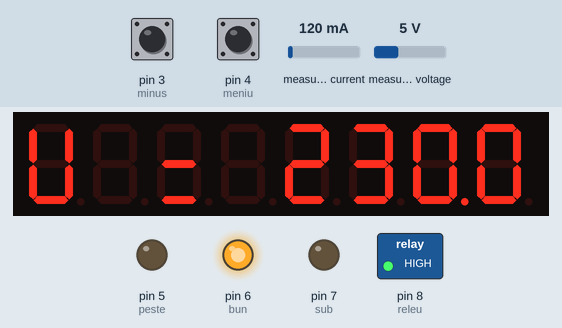
A sketch run on a simulated Arduino Uno, built with avr-gcc and run on an emulated ATmega328P. On the bench: 8-digit seven-segment display, switched loads named in the sketch (green lamp = pin HIGH), output pins drawn as LEDs (lit = HIGH). The inputs (shaded band) are chosen by the test bench; at power-on: pin 4 (meniu) HIGH, pin 3 (minus) HIGH, measured current 120 mA, measured voltage 5 V. EEPROM starts erased.

Above: at 6.6 s.
6.7 s: pin 4 (meniu) pulled LOW for 1 s
At 8.3 s:
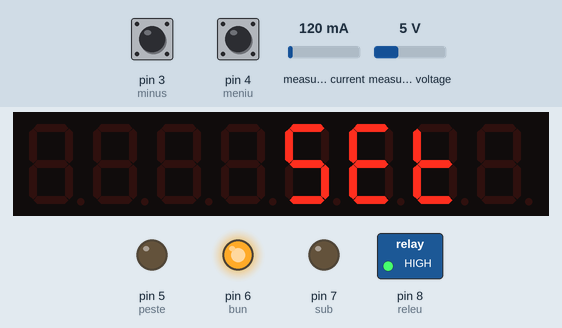
10.7 s: pin 4 (meniu) pulled LOW for 0.5 s
At 12.4 s:
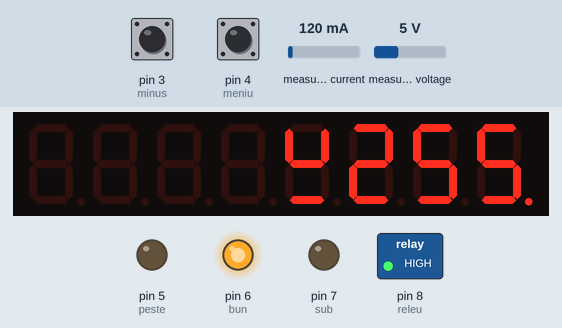
12.7 s: pin 4 (meniu) pulled LOW for 3.2 s
At 14.4 s:
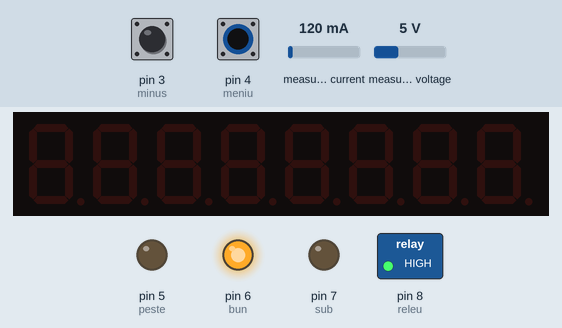
17.4 s: pin 3 (minus) pulled LOW for 1 s
At 19.1 s:
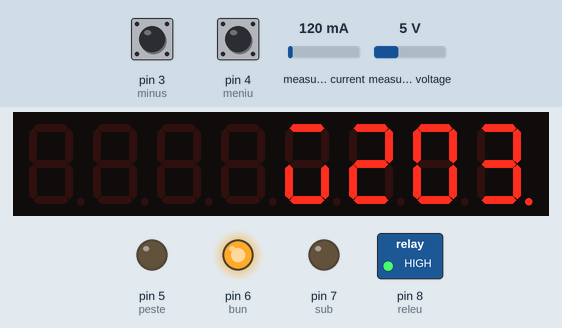
19.9 s: pin 3 (minus) pulled LOW for 0.5 s
At 21.8 s:
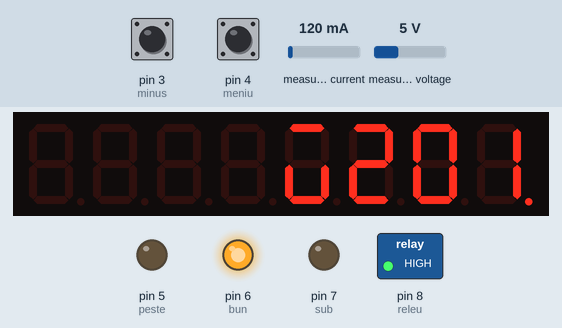
Timing chart, 0 to 22.9 s (numbered marks = the images above; inputs shaded):
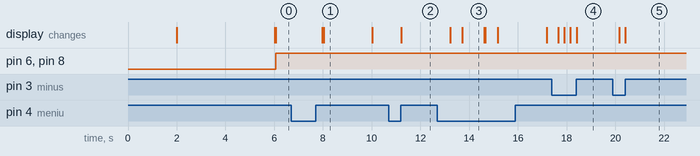

Measured:
- after the input at 6.7 s, the display: first changes after 1.3 s (image 1 shows a later state)
- after the input at 10.7 s, the display: changes after 0.51 s (image 2)
- after the input at 12.7 s, the display: first changes after 0.52 s (image 3 shows a later state)
- after the input at 17.4 s, the display: first changes after 0.25 s (image 4 shows a later state)
- after the input at 19.9 s, the display: first changes after 0.26 s (image 5 shows a later state)
- what the display in image 1 shows lasts 2.0 s, from 8.0 s to 10.0 s
- what the display in image 3 shows lasts 0.9 s, from 13.7 s to 14.6 s

The sketch:

main_supply_emonlib_under_overvoltage_ver3c.ino
```cpp
// main voltmeter on MAX7219 LED display by niq_ro from http://www.tehnic.go.ro
// & http://arduinotehniq.com/
// use info from http://nicuflorica.blogspot.ro/2016/09/releu-de-protectie-la-minima-si-maxima_21.html
// version 3, 24.09.2016, Craiova - Romania
// ver.3a - clear empty digits
// ver.3b -display voltage with number after comma xxx.x
// ver.3c - put U = xxx.x

// EmonLibrary examples openenergymonitor.org, Licence GNU GPL V3
// https://github.com/openenergymonitor/EmonLib
// https://openenergymonitor.org/emon/buildingblocks/measuring-voltage-with-an-acac-power-adapter

#include <EEPROM.h> // http://tronixstuff.com/2011/03/16/tutorial-your-arduinos-inbuilt-eeprom/

#include "EmonLib.h"             // Include Emon Library
EnergyMonitor emon1;             // Create an instance

// adapted sketch by niq_ro from http://arduinotehniq.blogspot.com
// and http://nicuflorica.blogspot.ro
// base version 1.0 in 22.11.2016, Craiova - Romania
// actual version 1a2 in 23.09.2016
// source for LEDControl: http://embedded-lab.com/blog/?p=6862
#include "LedControl.h" // https://github.com/wayoda/LedControl
/*
 Now we need a LedControl to work with.
 ***** These pin numbers will probably not work with your hardware *****
 pin 12 is connected to the DataIn
 pin 11 is connected to the CLK
 pin 10 is connected to LOAD
 We have only a single MAX72XX.
 */
LedControl lc=LedControl(12,11,10,1);


#define sub 7     // pin for undervoltage led
#define bun 6     // pin for ok voltage led
#define peste 5   // pin for overvoltage led
#define releu 8   // pin for relay
#define meniu 4   // pin for MENU button
#define minus 3
#define plus 2

float tensiune, voltage, voltagetr, vtot;
int vs, vsz, vz, vzu, vu, vv;
float u1, u0;

float under;  // under voltage value
float over;   // over voltage value
int intarziere;  // value in second for delay after disconect relay because voltage is not ok
int intarziere2 = 1;  // value in second for delay after reading when voltage is ok
int nivel = 0;
int underzu, overzu;
int under1 = 190;
int under2 = 207;
int over1 = 240;
int over2 = 255;

// uncomment block first time, for write datas in EEPROM memory
/*
// under voltage is 190V ->
EEPROM.write(101,1);
EEPROM.write(102,9);
EEPROM.write(103,0);
// overvoltage is 250V ->
EEPROM.write(104,2);
EEPROM.write(105,5);
EEPROM.write(106,0);
// delay time for reconnect relay -> 9 seconds
EEPROM.write(107,0);
EEPROM.write(108,9);
*/

int unders = EEPROM.read(101);
int underz = EEPROM.read(102);
int underu = EEPROM.read(103);
int overs = EEPROM.read(104);
int overz = EEPROM.read(105);
int overu = EEPROM.read(106);
int intarzierez = EEPROM.read(107);
int intarziereu = EEPROM.read(108);


void setup(){
 pinMode(A2, INPUT);
 pinMode(meniu, INPUT);
 pinMode(plus, INPUT);
 pinMode(minus, INPUT);
 pinMode(sub, OUTPUT);
 pinMode(bun, OUTPUT);
 pinMode(peste, OUTPUT);
 pinMode(releu, OUTPUT);

 digitalWrite(meniu, HIGH);  // put inputs in high state (when push is to ground -> low state)
 digitalWrite(plus, HIGH);
 digitalWrite(minus, HIGH);
 digitalWrite(sub, LOW);
 digitalWrite(bun, LOW);
 digitalWrite(peste, LOW);
 digitalWrite(releu, LOW);


under = 100*unders + 10*underz + underu;
if (under < under1) under = under1;
if (under > under2) under = under2;
over = 100*overs + 10*overz + overu;
if (over < over1) over = over1;
if (over > over2) over = over2;
intarziere = 10*intarzierez + intarziereu;
if (intarziere < 1) intarziere = 1;
if (intarziere > 20) intarziere = 20;

emon1.voltage(2, 255, 1.7);  // Voltage: input pin, calibration, phase_shift

// Initialize MAX7219 device
lc.shutdown(0,false); // Enable display
lc.setIntensity(0,8); // Set brightness level (0 is min, 15 is max)
lc.clearDisplay(0); // Clear display register

lc.setChar(0,7,' ',false);// ma asigur ca nu e nimic pe coloana 7 (cea din stanga)
lc.setRow(0,6,B1100010);  // afisez litera "n" pe coloane 6
lc.setRow(0,5,B0100000);  // afisez litera "i" pe coloane 5
lc.setRow(0,4,B1110011);  // afisez litera "q" pe coloane 4
lc.setRow(0,3,B0000001);  // afisez semnul "-" pe coloane 3
lc.setRow(0,2,B1000010);  // afisez litera "r" pe coloane 2
lc.setRow(0,1,B1100011);  // afisez litera "o" pe coloane 1
lc.setChar(0,0,' ',false);// ma asigur ca nu e nimic pe colanea 0 (din dreapta)
delay(2000);
lc.clearDisplay(0); // Clear display register
vtot = 0;


}//end "setup()"


void loop(){     //Start of Program

if (nivel == 0) {     // measurement state
for (byte i=0; i < 10; i++){
  emon1.calcVI(20,2000);         // Calculate all. No.of half wavelengths (crossings), time-out
  tensiune   = emon1.Vrms;             //extract Vrms into Variable
  vtot = vtot + tensiune;
delay(200);
if (digitalRead(meniu) == LOW) {
  nivel = 1;
  i = 10;
  delay(500);
}
}
//lc.setChar(0,7,' ',true);
lc.setRow(0,7,B10111110);  // afisez litera "U" pe coloana 7
delay(50);
voltage = vtot/10;
// calculate number for each figure number
vs = vtot /1000;
vsz = vtot - 1000*vs;
vz = vsz /100;
vzu = vsz - 100*vz;
vu = vzu /10;
vv = vzu - 10*vu;
vtot = 0;
//lc.setChar(0,7,' ',false);
lc.setRow(0,7,B00111110);  // afisez litera "U" pe coloana 7
lc.setChar(0,6,' ',false);
//lc.setChar(0,5,' ',false);
lc.setRow(0,5,B00001001);  // afisez "=" pe coloana 5
lc.setChar(0,4,' ',false);
lc.setDigit(0,3,vs, false); // afisez sutele pe coloana 3
lc.setDigit(0,2,vz, false); // afisez zecile pe coloana 2
lc.setDigit(0,1,vu, true); // afisez unitatile pe coloana 1
lc.setChar(0,0,vv,false);


if (digitalRead(meniu) == LOW) {
  nivel = 1;
  delay(500);
  lc.clearDisplay(0); // Clear display register
}
}

if (nivel == 0) {     // measurement state
if (voltage <= under)  // undervoltage
{
digitalWrite(sub, HIGH);
digitalWrite(bun, LOW);
digitalWrite(peste, LOW);
digitalWrite(releu, LOW);

for (byte j=0; j < intarziere; j++){
if (digitalRead(meniu) == LOW) {
  nivel = 1;
  j = intarziere;
  delay(500);
}
delay(1000);
}
}
if (voltage >= over)  // overvoltage
{
digitalWrite(sub, LOW);
digitalWrite(bun, LOW);
digitalWrite(peste, HIGH);
digitalWrite(releu, LOW);
for (byte j=0; j < intarziere; j++){
if (digitalRead(meniu) == LOW) {
  nivel = 1;
  j = intarziere;
  delay(500);
}
delay(1000);
}

}
if ((voltage > under) && (voltage < over))
{
digitalWrite(sub, LOW);
digitalWrite(bun, HIGH);
digitalWrite(peste, LOW);
digitalWrite(releu, HIGH);
for (byte j=0; j < intarziere2; j++){
if (digitalRead(meniu) == LOW) {
  nivel = 1;
  j = intarziere2;
  delay(500);
}
delay(1000);
}

}
}    // end loop for measurement

if (nivel == 1) {    // for change the value
//lc.clearDisplay(0); // Clear display register
lc.setChar(0,7,' ',false);
lc.setChar(0,6,' ',false);
lc.setChar(0,5,' ',false);
lc.setChar(0,4,' ',false);
lc.setDigit(0,3,5, false); // afisez un 5 pe coloana 2
lc.setRow(0,2,B01001111);  // afisez litera "E" cu bara sus
lc.setRow(0,1,B00001111);  // afisez litera "t" cu bara sus
lc.setChar(0,0,' ',false);

delay(2000);
nivel = 2;
lc.clearDisplay(0); // Clear display register
}

if (nivel == 2) {    // for change the undervoltage value
unders = under / 100;
underzu = under - 100*unders;
underz = underzu/10;
underu = underzu - 10*underz;
lc.setChar(0,7,' ',false);
lc.setChar(0,6,' ',false);
lc.setChar(0,5,' ',false);
lc.setChar(0,4,' ',false);
lc.setRow(0,3,B01011100);  // afisez litera "u" cu bara sus
lc.setDigit(0,2,unders, false); // afisez sute pe coloana 3
lc.setDigit(0,1,underz, false); // afisez zeci pe coloana 2
lc.setDigit(0,0,underu, true); // afisez unitati pe coloana 1

if (digitalRead(meniu) == LOW) {
  nivel = 3;
EEPROM.write(101,unders);
EEPROM.write(102,underz);
EEPROM.write(103,underu);
  delay(500);
  lc.clearDisplay(0); // Clear display register
}

if (digitalRead(plus) == LOW) {
  under = under + 1;
  if (under > under2) under = under2;
  delay(250);
}

if (digitalRead(minus) == LOW) {
  under = under - 1;
  if (under < under1) under = under1;
  delay(250);
}

}  // end loop for change undervoltage value

if (nivel == 3) {    // for change the overrvoltage value
overs = over / 100;
overzu = over - 100*overs;
overz = overzu/10;
overu = overzu - 10*overz;
lc.setChar(0,7,' ',false);
lc.setChar(0,6,' ',false);
lc.setChar(0,5,' ',false);
lc.setChar(0,4,' ',false);
lc.setRow(0,3,B00101011);  // afisez litera "u" cu bara jos
lc.setDigit(0,2,overs, false); // afisez sute pe coloana 3
lc.setDigit(0,1,overz, false); // afisez zeci pe coloana 2
lc.setDigit(0,0,overu, true); // afisez unitati pe coloana 1

if (digitalRead(meniu) == LOW) {
  nivel = 4;
EEPROM.write(104,overs);
EEPROM.write(105,overz);
EEPROM.write(106,overu);
  delay(500);
  lc.clearDisplay(0); // Clear display register
}

if (digitalRead(plus) == LOW) {
  over = over + 1;
  if (over > over2) over = over2;
  delay(250);
}

if (digitalRead(minus) == LOW) {
  over = over - 1;
  if (over < over1) over = over1;
  delay(250);
}

}  // end loop for change overvoltage value

if (nivel == 4) {    // for change delay time for nook voltage
intarzierez = intarziere / 10;
intarziereu = intarziere - 10*intarzierez;

lc.setChar(0,7,' ',false); //print a blank in the sign column
lc.setChar(0,6,' ',false);
lc.setChar(0,5,' ',false);
lc.setChar(0,4,' ',false);
lc.setRow(0,3,B00001111);  // afisez litera "t" cu bara sus
lc.setChar(0,2,' ',false);
lc.setDigit(0,1,intarzierez, false); // afisez zeci pe coloana 2
lc.setDigit(0,0,intarziereu, false); // afisez unitati pe coloana 1

if (digitalRead(meniu) == LOW) {
  nivel = 0;
EEPROM.write(107,intarzierez);
EEPROM.write(108,intarziereu);
  delay(500);
  lc.clearDisplay(0); // Clear display register
}

if (digitalRead(plus) == LOW) {
  intarziere = intarziere + 1;
  if (intarziere > 20) intarziere = 20;
  delay(250);
}

if (digitalRead(minus) == LOW) {
  intarziere = intarziere - 1;
  if (intarziere < 1) intarziere = 1;
  delay(250);
}

}  // end loop for change delay value  for nook voltage


}// end loop()
```
